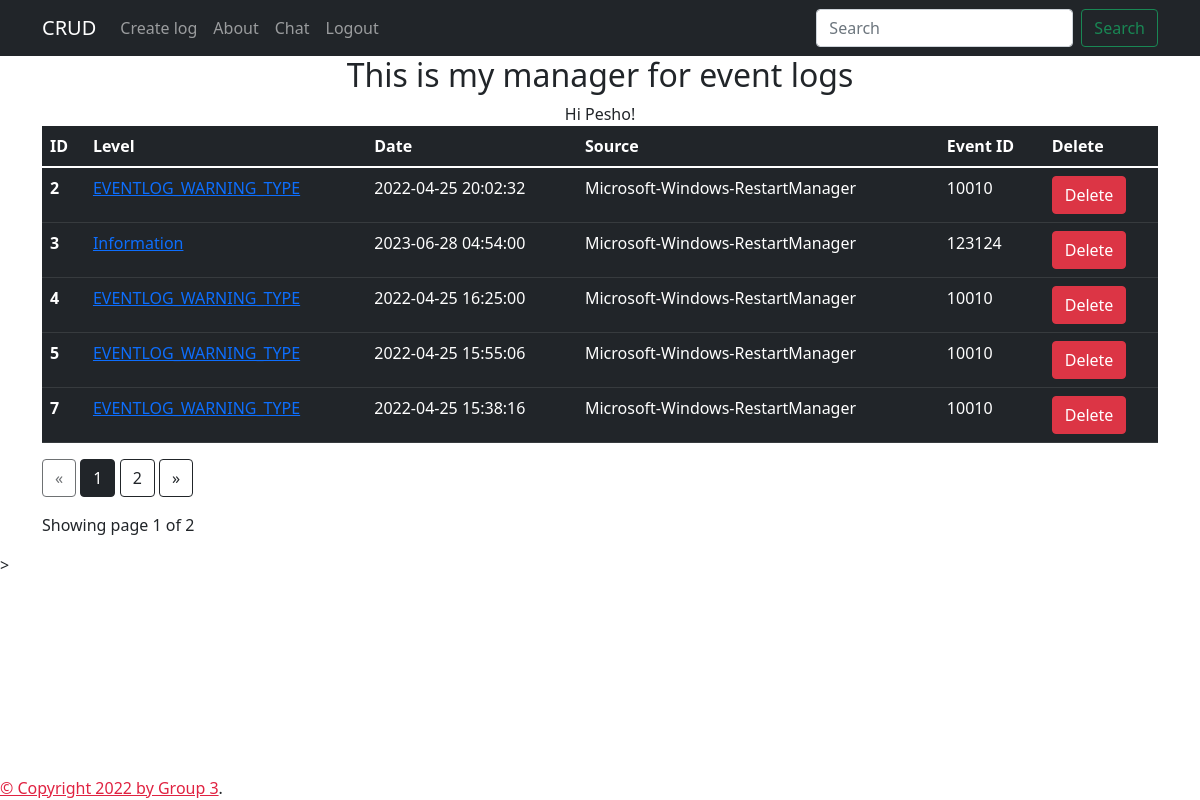
Page / (signed in) on the committed database.
### models.py (models this page shows, shortened)
class User(db.Model, UserMixin):
    __tablename__ = "user"
    id = db.Column(db.Integer, primary_key=True)
    username = db.Column(db.String(80), unique=True, nullable=False)
    password = db.Column(db.String(300), nullable=False, unique=True)

class Events_model(db.Model):
    __tablename__ = 'event_errors'
    id = db.Column(db.Integer, primary_key=True)
    level = db.Column(db.String(80))
    date_time = db.Column(db.DateTime, default=datetime.utcnow)
    source = db.Column(db.String(80))
    event_id = db.Column(db.Integer())

### app.py (the view)
    @app.route('/')
    @login_required
    def home():
        page = request.args.get('page', type = int)
        application_logs = Events_model.query.paginate(page = page, per_page = 5)
        return render_template('index.html', application_logs=application_logs, name = current_user), 200

### app.py (called while the page is built)
@login_manager.user_loader
def load_user(user_id):
    return User.query.get(int(user_id))

### templates/index.html (shortened to what this page needs)
{% extends "base.html" %}
{% block content %}
<div class="container" style="text-align: center;width: 100%;">
    <h2> This is my manager for event logs</h2>
     Hi {{ current_user.username }}!
</div>
<div class = "container">
      <table class="table table-dark">
        <thead>
          <tr>
            <th scope="col">ID</th>
            <th scope="col">Level</th>
            <th scope="col">Date</th>
            <th scope="col">Source</th>
            <th scope="col">Event ID</th>
            <th scope="col">Delete</th>
          </tr>
        </thead>
        <tbody>
            {% for application_log in application_logs.items %}
        <a href="#">
          <tr>
            <th scope="row">{{application_log.id}}</th>
            <td><a href='/data/{{application_log.id}}/update'>{{application_log.level}}</a></td>
            <td>{{application_log.date_time}}</td>
            <td>{{application_log.source}}</td>
            <td>{{application_log.event_id}}</td>
            <td><a href='/data/{{application_log.id}}/delete' onclick="return confirm('Are you sure you want to delete this item?');" type="button" class="btn btn-danger">Delete</a></td>
          </tr>
        </a>
          {% endfor %}
        </tbody>
      </table>
<div class="text-right">
  <a href="{{ url_for('home', page=application_logs.prev_num) }}"
     class="btn btn-outline-dark
     {% if application_logs.page == 1 %}disabled{% endif %}">
      &laquo;
  </a>
  {% for page_num in application_logs.iter_pages(left_edge=1, right_edge=1, left_current=1, right_current=2) %}{% if page_num %}
          {% if application_logs.page == page_num %}
          <a href="{{ url_for('home', page=page_num) }}"
             class="btn btn-dark">
              {{ page_num }}
          </a>
          {% else %}
          <a href="{{ url_for('home', page=page_num) }}"
             class="btn btn-outline-dark">
              {{ page_num }}
          </a>
          {% endif %}
      {% else %}
          ...
      {% endif %}
  {% endfor %}    <a href="{{ url_for('home', page=application_logs.next_num) }}"
     class="btn btn-outline-dark
     {% if application_logs.page == application_logs.pages %}disabled{% endif %}">
      &raquo;
  </a>
</div>
<p class="text-right mt-3">
 Showing page {{ application_logs.page }} of {{ application_logs.pages }}
</p>
</div>>
{% endblock %}

### rows in the picture
User: username "Pesho"
Events_model: id "2", level "EVENTLOG_WARNING_TYPE", date_time "2022-04-25 20:02:32", source "Microsoft-Windows-RestartManager", event_id "10010"
Events_model: id "3", level "Information", date_time "2023-06-28 04:54:00", source "Microsoft-Windows-RestartManager", event_id "123124"
Events_model: id "4", level "EVENTLOG_WARNING_TYPE", date_time "2022-04-25 16:25:00", source "Microsoft-Windows-RestartManager", event_id "10010"
Events_model: id "5", level "EVENTLOG_WARNING_TYPE", date_time "2022-04-25 15:55:06", source "Microsoft-Windows-RestartManager", event_id "10010"
Events_model: id "7", level "EVENTLOG_WARNING_TYPE", date_time "2022-04-25 15:38:16", source "Microsoft-Windows-RestartManager", event_id "10010"

### other values in the picture
{{ page_num }} "1"
{{ page_num }} "2"
{{ application_logs.page }} "1"
{{ application_logs.pages }} "2"
